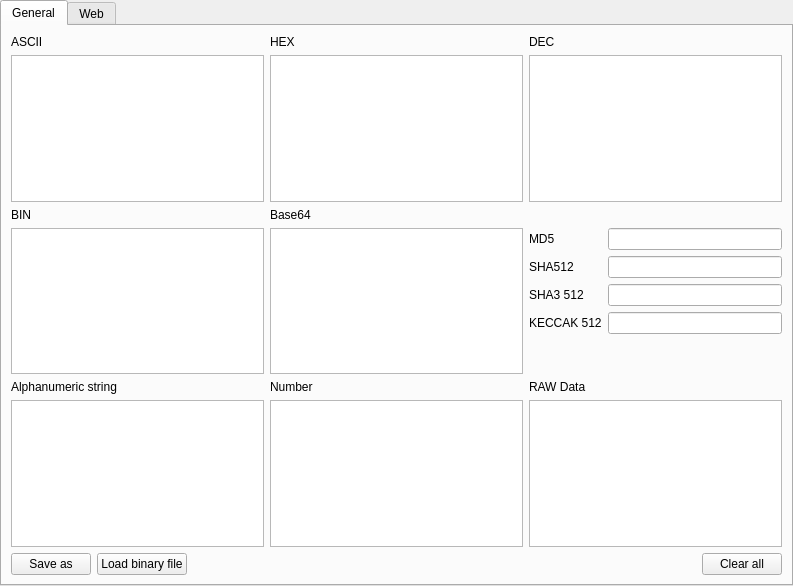
<?xml version="1.0" encoding="UTF-8"?>
<ui version="4.0">
 <class>UiEncoding</class>
 <widget class="QWidget" name="UiEncoding">
  <property name="geometry">
   <rect>
    <x>0</x>
    <y>0</y>
    <width>793</width>
    <height>586</height>
   </rect>
  </property>
  <property name="windowTitle">
   <string>Encoding/Decoding Tool</string>
  </property>
  <layout class="QGridLayout" name="gridLayout">
   <property name="leftMargin">
    <number>0</number>
   </property>
   <property name="topMargin">
    <number>0</number>
   </property>
   <property name="rightMargin">
    <number>0</number>
   </property>
   <property name="bottomMargin">
    <number>0</number>
   </property>
   <item row="0" column="0">
    <widget class="QTabWidget" name="encoding_TabName_General">
     <property name="currentIndex">
      <number>0</number>
     </property>
     <widget class="QWidget" name="encoding_TabName_General_2">
      <attribute name="title">
       <string>General</string>
      </attribute>
      <layout class="QGridLayout" name="gridLayout_2">
       <item row="0" column="0">
        <layout class="QVBoxLayout" name="verticalLayout_EncodingAscii">
         <item>
          <widget class="QLabel" name="label">
           <property name="text">
            <string>ASCII</string>
           </property>
          </widget>
         </item>
         <item>
          <widget class="QTextEdit" name="textEdit_EncodeDecode_General_Ascii">
           <property name="acceptDrops">
            <bool>false</bool>
           </property>
          </widget>
         </item>
        </layout>
       </item>
       <item row="0" column="1">
        <layout class="QVBoxLayout" name="verticalLayout_EncodingHex">
         <item>
          <widget class="QLabel" name="label_2">
           <property name="text">
            <string>HEX</string>
           </property>
          </widget>
         </item>
         <item>
          <widget class="QTextEdit" name="textEdit_EncodeDecode_General_HEX">
           <property name="acceptDrops">
            <bool>false</bool>
           </property>
          </widget>
         </item>
        </layout>
       </item>
       <item row="0" column="2">
        <layout class="QVBoxLayout" name="verticalLayout_EncodingDec">
         <item>
          <widget class="QLabel" name="label_3">
           <property name="text">
            <string>DEC</string>
           </property>
          </widget>
         </item>
         <item>
          <widget class="QTextEdit" name="textEdit_EncodeDecode_General_DEC">
           <property name="acceptDrops">
            <bool>false</bool>
           </property>
          </widget>
         </item>
        </layout>
       </item>
       <item row="1" column="0">
        <layout class="QVBoxLayout" name="verticalLayout_EncodingBIN">
         <item>
          <widget class="QLabel" name="label_4">
           <property name="text">
            <string>BIN</string>
           </property>
          </widget>
         </item>
         <item>
          <widget class="QTextEdit" name="textEdit_EncodeDecode_General_BIN">
           <property name="acceptDrops">
            <bool>false</bool>
           </property>
           <property name="html">
            <string>&lt;!DOCTYPE HTML PUBLIC &quot;-//W3C//DTD HTML 4.0//EN&quot; &quot;http://www.w3.org/TR/REC-html40/strict.dtd&quot;&gt;
&lt;html&gt;&lt;head&gt;&lt;meta name=&quot;qrichtext&quot; content=&quot;1&quot; /&gt;&lt;meta charset=&quot;utf-8&quot; /&gt;&lt;style type=&quot;text/css&quot;&gt;
p, li { white-space: pre-wrap; }
hr { height: 1px; border-width: 0; }
li.unchecked::marker { content: &quot;\2610&quot;; }
li.checked::marker { content: &quot;\2612&quot;; }
&lt;/style&gt;&lt;/head&gt;&lt;body style=&quot; font-family:'Segoe UI'; font-size:9pt; font-weight:400; font-style:normal;&quot;&gt;
&lt;p style=&quot;-qt-paragraph-type:empty; margin-top:0px; margin-bottom:0px; margin-left:0px; margin-right:0px; -qt-block-indent:0; text-indent:0px; font-family:'MS Shell Dlg 2'; font-size:8.25pt;&quot;&gt;&lt;br /&gt;&lt;/p&gt;&lt;/body&gt;&lt;/html&gt;</string>
           </property>
          </widget>
         </item>
        </layout>
       </item>
       <item row="1" column="1">
        <layout class="QVBoxLayout" name="verticalLayout_EncodeBase64">
         <item>
          <widget class="QLabel" name="label_5">
           <property name="text">
            <string>Base64</string>
           </property>
          </widget>
         </item>
         <item>
          <widget class="QTextEdit" name="textEdit_EncodeDecode_General_Base64">
           <property name="acceptDrops">
            <bool>false</bool>
           </property>
          </widget>
         </item>
        </layout>
       </item>
       <item row="1" column="2">
        <layout class="QFormLayout" name="formLayout_EncodingHashes">
         <property name="topMargin">
          <number>20</number>
         </property>
         <item row="0" column="0">
          <widget class="QLabel" name="label_10">
           <property name="text">
            <string>MD5</string>
           </property>
          </widget>
         </item>
         <item row="0" column="1">
          <widget class="QLineEdit" name="encoding_lineEdit_MD5">
           <property name="readOnly">
            <bool>true</bool>
           </property>
          </widget>
         </item>
         <item row="1" column="0">
          <widget class="QLabel" name="label_11">
           <property name="text">
            <string>SHA512</string>
           </property>
          </widget>
         </item>
         <item row="1" column="1">
          <widget class="QLineEdit" name="encoding_lineEdit_SHA512">
           <property name="readOnly">
            <bool>true</bool>
           </property>
          </widget>
         </item>
         <item row="2" column="0">
          <widget class="QLabel" name="label_13">
           <property name="text">
            <string>SHA3 512</string>
           </property>
          </widget>
         </item>
         <item row="2" column="1">
          <widget class="QLineEdit" name="encoding_lineEdit_SHA3_512">
           <property name="readOnly">
            <bool>true</bool>
           </property>
          </widget>
         </item>
         <item row="3" column="0">
          <widget class="QLabel" name="label_17">
           <property name="text">
            <string>KECCAK 512</string>
           </property>
          </widget>
         </item>
         <item row="3" column="1">
          <widget class="QLineEdit" name="encoding_lineEdit_KECCAK512">
           <property name="readOnly">
            <bool>true</bool>
           </property>
          </widget>
         </item>
        </layout>
       </item>
       <item row="2" column="0">
        <layout class="QVBoxLayout" name="verticalLayout_EncodingAlphanum">
         <item>
          <widget class="QLabel" name="label_6">
           <property name="text">
            <string>Alphanumeric string</string>
           </property>
          </widget>
         </item>
         <item>
          <widget class="QTextEdit" name="textEdit_EncodeDecode_General_AlphanumericStrings">
           <property name="acceptDrops">
            <bool>false</bool>
           </property>
           <property name="html">
            <string>&lt;!DOCTYPE HTML PUBLIC &quot;-//W3C//DTD HTML 4.0//EN&quot; &quot;http://www.w3.org/TR/REC-html40/strict.dtd&quot;&gt;
&lt;html&gt;&lt;head&gt;&lt;meta name=&quot;qrichtext&quot; content=&quot;1&quot; /&gt;&lt;meta charset=&quot;utf-8&quot; /&gt;&lt;style type=&quot;text/css&quot;&gt;
p, li { white-space: pre-wrap; }
hr { height: 1px; border-width: 0; }
li.unchecked::marker { content: &quot;\2610&quot;; }
li.checked::marker { content: &quot;\2612&quot;; }
&lt;/style&gt;&lt;/head&gt;&lt;body style=&quot; font-family:'Segoe UI'; font-size:9pt; font-weight:400; font-style:normal;&quot;&gt;
&lt;p style=&quot;-qt-paragraph-type:empty; margin-top:0px; margin-bottom:0px; margin-left:0px; margin-right:0px; -qt-block-indent:0; text-indent:0px; font-family:'MS Shell Dlg 2'; font-size:8.25pt;&quot;&gt;&lt;br /&gt;&lt;/p&gt;&lt;/body&gt;&lt;/html&gt;</string>
           </property>
          </widget>
         </item>
        </layout>
       </item>
       <item row="2" column="1">
        <layout class="QVBoxLayout" name="verticalLayout_Number">
         <item>
          <widget class="QLabel" name="label_7">
           <property name="text">
            <string>Number</string>
           </property>
          </widget>
         </item>
         <item>
          <widget class="QTextEdit" name="textEdit_EncodeDecode_General_Number">
           <property name="acceptDrops">
            <bool>false</bool>
           </property>
          </widget>
         </item>
        </layout>
       </item>
       <item row="2" column="2">
        <layout class="QVBoxLayout" name="verticalLayout_EncodingRaw">
         <item>
          <widget class="QLabel" name="label_8">
           <property name="text">
            <string>RAW Data</string>
           </property>
          </widget>
         </item>
         <item>
          <widget class="AdvancedPlainTextEdit" name="textEdit_EncodeDecode_General_RawData"/>
         </item>
        </layout>
       </item>
       <item row="3" column="0" colspan="3">
        <layout class="QHBoxLayout" name="horizontalLayout_Footer">
         <item>
          <widget class="QPushButton" name="pushButton_SaveAs">
           <property name="sizePolicy">
            <sizepolicy hsizetype="Maximum" vsizetype="Fixed">
             <horstretch>0</horstretch>
             <verstretch>0</verstretch>
            </sizepolicy>
           </property>
           <property name="text">
            <string>Save as</string>
           </property>
          </widget>
         </item>
         <item>
          <widget class="QPushButton" name="pushButton_EncodeDecode_General_LoadBinary">
           <property name="sizePolicy">
            <sizepolicy hsizetype="Maximum" vsizetype="Fixed">
             <horstretch>0</horstretch>
             <verstretch>0</verstretch>
            </sizepolicy>
           </property>
           <property name="text">
            <string>Load binary file</string>
           </property>
          </widget>
         </item>
         <item>
          <widget class="QLabel" name="label_ElapsedTime">
           <property name="sizePolicy">
            <sizepolicy hsizetype="Preferred" vsizetype="Preferred">
             <horstretch>0</horstretch>
             <verstretch>0</verstretch>
            </sizepolicy>
           </property>
           <property name="text">
            <string/>
           </property>
          </widget>
         </item>
         <item>
          <widget class="QPushButton" name="pushButton_EncodeDecode_General_ClearAll">
           <property name="sizePolicy">
            <sizepolicy hsizetype="Maximum" vsizetype="Fixed">
             <horstretch>0</horstretch>
             <verstretch>0</verstretch>
            </sizepolicy>
           </property>
           <property name="text">
            <string>Clear all</string>
           </property>
          </widget>
         </item>
        </layout>
       </item>
      </layout>
     </widget>
     <widget class="QWidget" name="tab_11">
      <attribute name="title">
       <string>Web</string>
      </attribute>
      <layout class="QGridLayout" name="gridLayout_17">
       <item row="0" column="0">
        <widget class="QLabel" name="label_39">
         <property name="text">
          <string>URL Decoded</string>
         </property>
        </widget>
       </item>
       <item row="0" column="1">
        <widget class="QLabel" name="label_40">
         <property name="text">
          <string>URL Encoded</string>
         </property>
        </widget>
       </item>
       <item row="1" column="0">
        <widget class="QTextEdit" name="textEdit_EncodeDecode_UrlEncoded"/>
       </item>
       <item row="1" column="1">
        <widget class="QTextEdit" name="textEdit_EncodeDecode_UrlDecoded"/>
       </item>
       <item row="2" column="0">
        <widget class="QLabel" name="label_42">
         <property name="text">
          <string>HTML Decoded</string>
         </property>
        </widget>
       </item>
       <item row="2" column="1">
        <widget class="QLabel" name="label_41">
         <property name="text">
          <string>HTML Encoded</string>
         </property>
        </widget>
       </item>
       <item row="3" column="0">
        <widget class="QTextEdit" name="textEdit_EncodeDecode_HtmlDecoded"/>
       </item>
       <item row="3" column="1">
        <widget class="QTextEdit" name="textEdit_EncodeDecode_HtmlEncoded"/>
       </item>
      </layout>
     </widget>
    </widget>
   </item>
  </layout>
 </widget>
 <customwidgets>
  <customwidget>
   <class>AdvancedPlainTextEdit</class>
   <extends>QPlainTextEdit</extends>
   <header>extensions/AdvancedPlainTextEdit.h</header>
  </customwidget>
 </customwidgets>
 <resources/>
 <connections/>
</ui>
